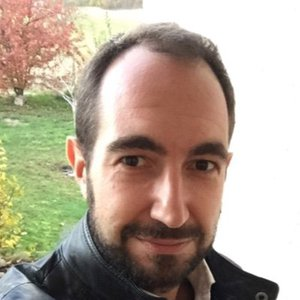
#> input picture tests/arnaud.jpeg, 300 x 300 px, found by its file name
$ python test.py
#> lines starting #> are read from the running program, lines starting #| are printed output that depends on the picture; after the words box and inside, x2 and y2 are one past the last pixel; in counts of white or black regions, pixels touching at a corner belong together
import numpy as np
import cv2

#loading haarcascade classifiers for face and eye
#You can find these cascade classifiers here
#https://github.com/opencv/opencv/tree/master/data/haarcascades
#or where you download opencv inside data/haarcascades

face_cascade = cv2.CascadeClassifier(cv2.data.haarcascades +'haarcascade_frontalface_default.xml')
eye_cascade = cv2.CascadeClassifier(cv2.data.haarcascades +'haarcascade_eye.xml')

#loading the image
img = cv2.imread('/home/pi/Script/arnaud.jpeg')
#> img is the input picture: shape (300, 300, 3); mean B, G, R 149.6, 165.5, 178.8

#converting the image to gray scale
gray = cv2.cvtColor(img, cv2.COLOR_BGR2GRAY)
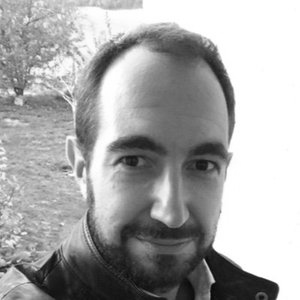
#> gray: shape (300, 300); min 3, max 255, mean 167.7

#detecting face in the grayscale image
faces = face_cascade.detectMultiScale(gray, 1.3, 5)
#> faces = [[75, 101, 175, 175]]

#iterate through each detected face
for (x,y,w,h) in faces:
    cv2.rectangle(img,(x,y),(x+w,y+h),(255,0,0),2) #draw rectangle to each detected face

    #take the roi of the face (region of interest)
    roi_gray = gray[y:y+h, x:x+w]
    roi_color = img[y:y+h, x:x+w]

    #detect the eyes
    eyes = eye_cascade.detectMultiScale(roi_gray)
    for (ex,ey,ew,eh) in eyes:

        #draw rectangle for each eye
        cv2.rectangle(roi_color,(ex,ey),(ex+ew,ey+eh),(0,255,0),2)
#> this loop made 1 pass
#> (x, y, w, h, eyes) on pass 1: (75, 101, 175, 175, [[107, 45, 40, 40], [32, 36, 50, 50]])
#> pass 1, `roi_gray = gray[y:y+h, x:x+w]`:
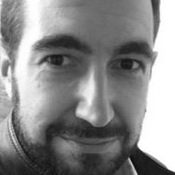
#> roi_gray: shape (175, 175); min 8, max 255, mean 137.6
#> pass 1, `roi_color = img[y:y+h, x:x+w]`:
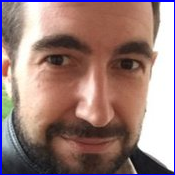
#> roi_color: shape (175, 175, 3); mean B, G, R 121.8, 125, 153.6
#> after the loop:
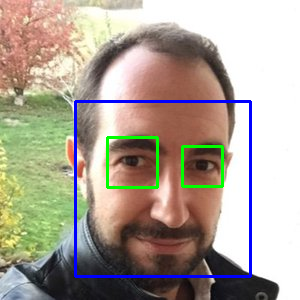
#> img: shape (300, 300, 3); 3.52% of pixels changed, all inside (x1, y1, x2, y2) = (74, 100, 252, 278)
#> after the loop:
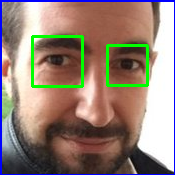
#> roi_color: shape (175, 175, 3); 3.5% of pixels changed, all inside (x1, y1, x2, y2) = (31, 35, 149, 88)

#show the image
cv2.imshow('img',img)
cv2.waitKey(0)
cv2.destroyAllWindows()

$ run again, with tests/dg.png saved as tests/arnaud.jpeg
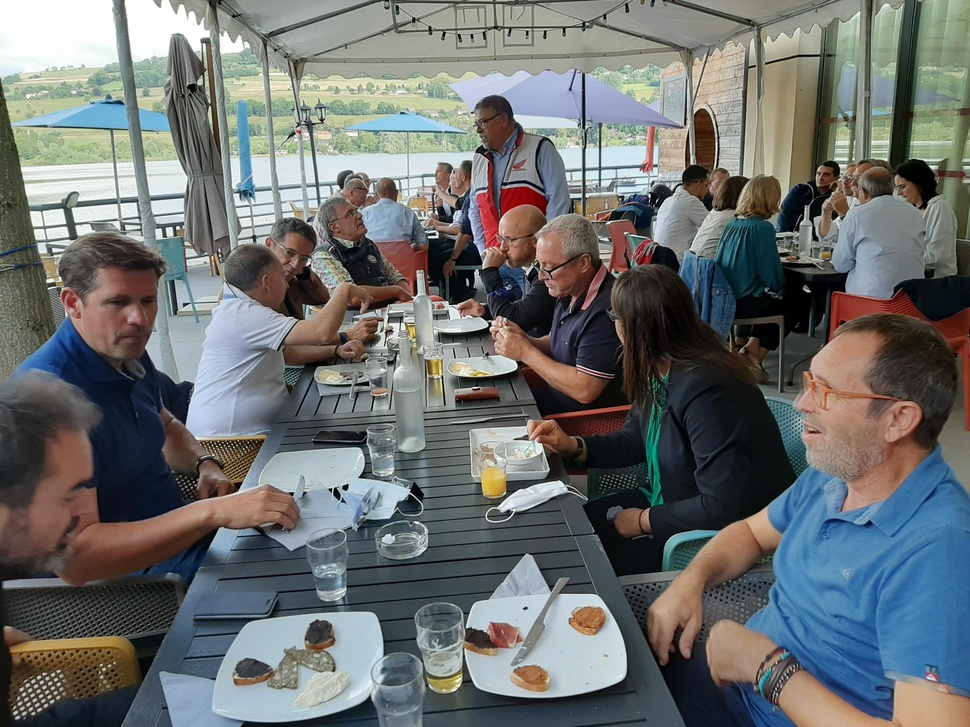
#> input picture tests/dg.png, 970 x 727 px, shrunk from 2016 x 1512 before the run, found by its file name
#> img is the input picture: shape (727, 970, 3); mean B, G, R 110.9, 111.3, 108
#> `gray = cv2.cvtColor(img, cv2.COLOR_BGR2GRAY)`:
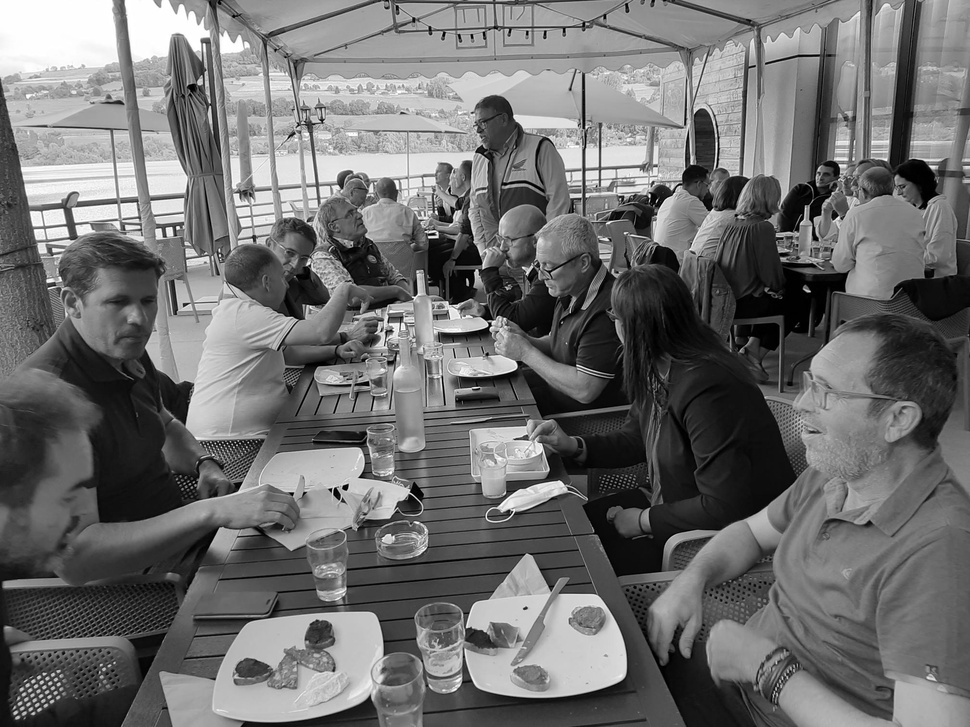
#> gray: shape (727, 970); min 0, max 255, mean 110.3
#> faces = [[496, 569, 58, 58]]
#> the loop `for (x,y,w,h) in faces:` made 1 pass
#> after the loop `for (x,y,w,h) in faces:`:
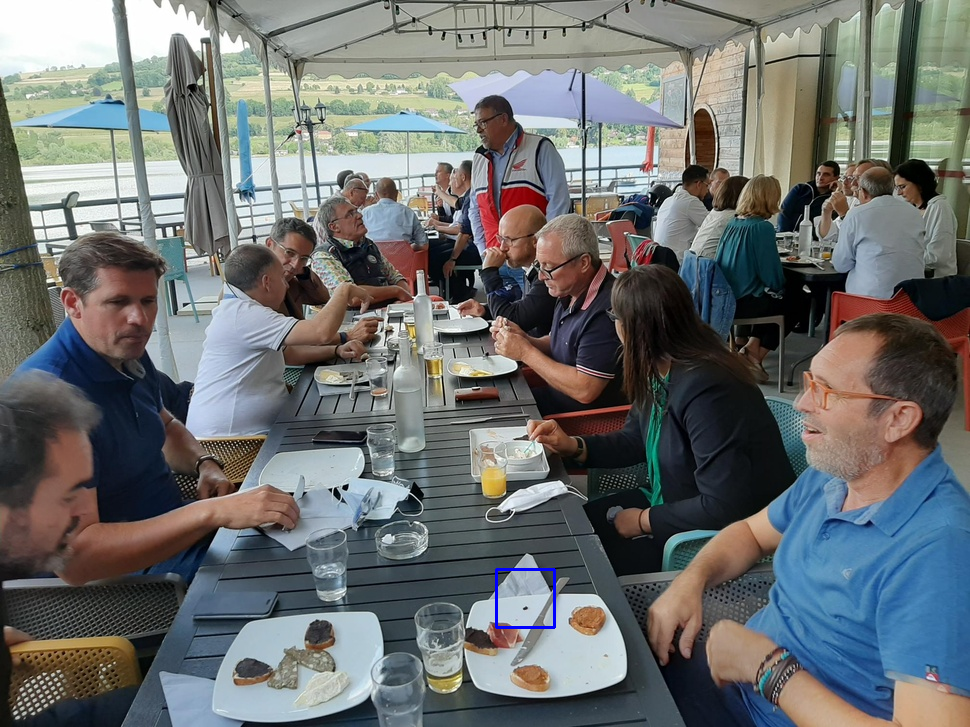
#> img: shape (727, 970, 3); 0.1% of pixels changed, all inside (x1, y1, x2, y2) = (495, 568, 556, 629)

$ run again, with tests/obama.jpg copied over tests/arnaud.jpeg
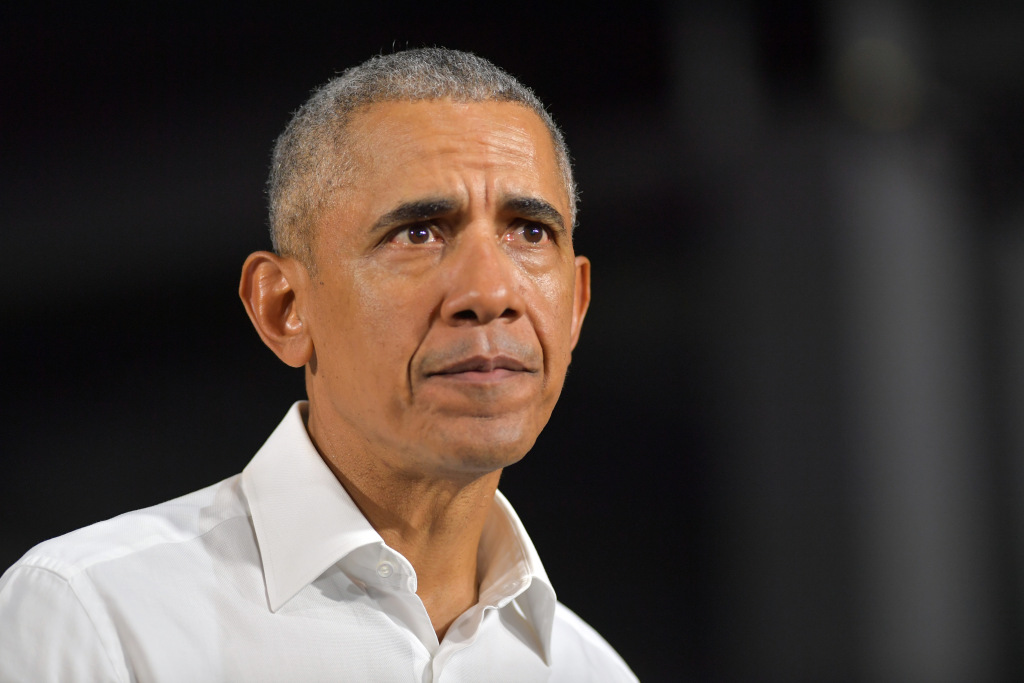
#> input picture tests/obama.jpg, 1024 x 683 px, found by its file name
#> img is the input picture: shape (683, 1024, 3); mean B, G, R 61.6, 67, 77.4
#> faces = [[301, 93, 339, 339]]
#> the loop `for (x,y,w,h) in faces:` made 1 pass
#> after the loop `for (x,y,w,h) in faces:`:
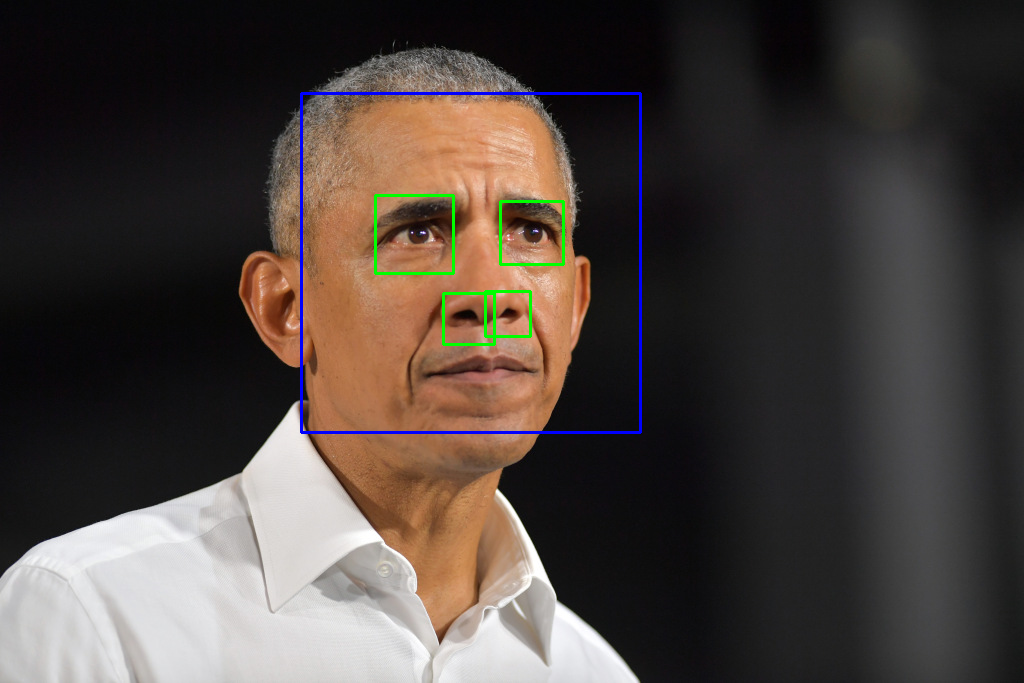
#> img: shape (683, 1024, 3); 0.98% of pixels changed, all inside (x1, y1, x2, y2) = (300, 92, 642, 434)
#> after the loop `for (x,y,w,h) in faces:`:
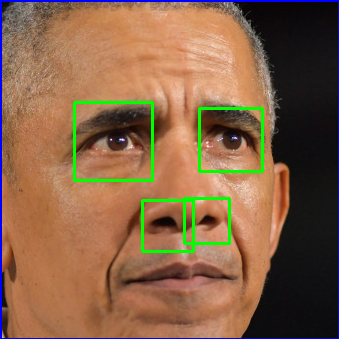
#> roi_color: shape (339, 339, 3); mean B, G, R 72.3, 99.3, 134.3
